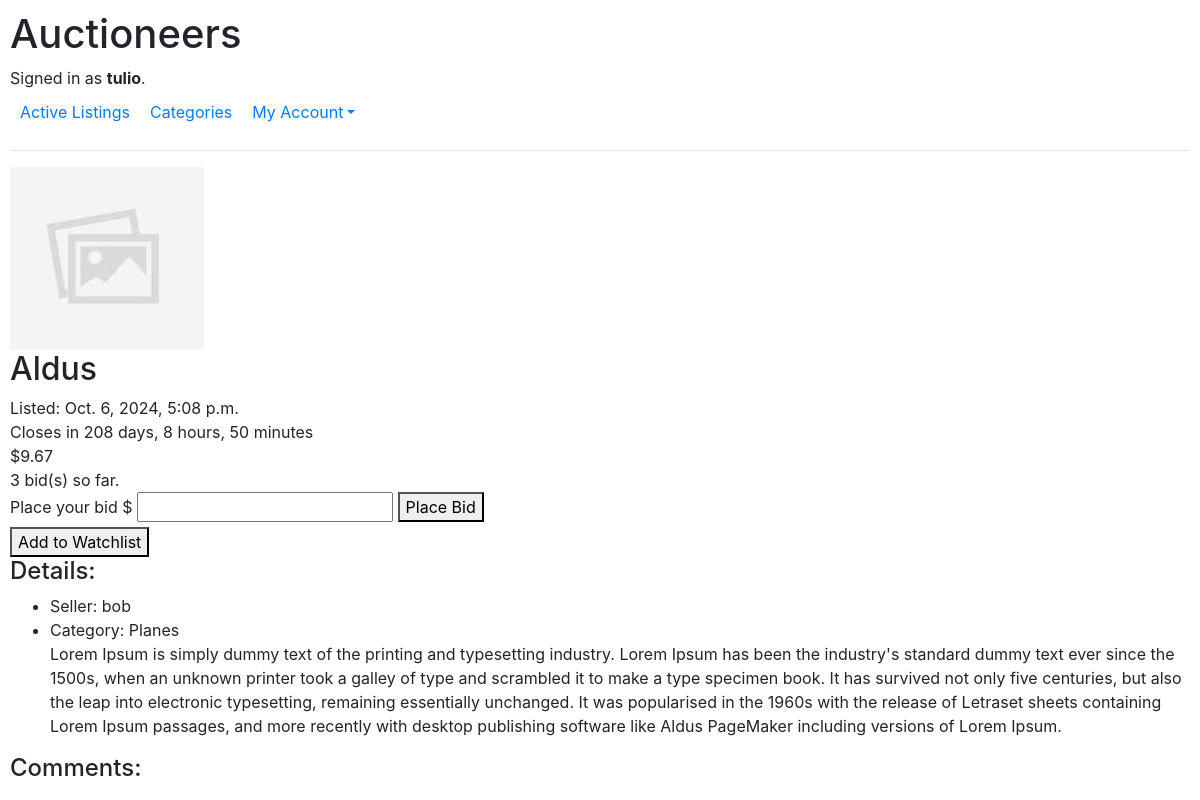
/item/4 (signed in), run on an earlier commit of the app's database.
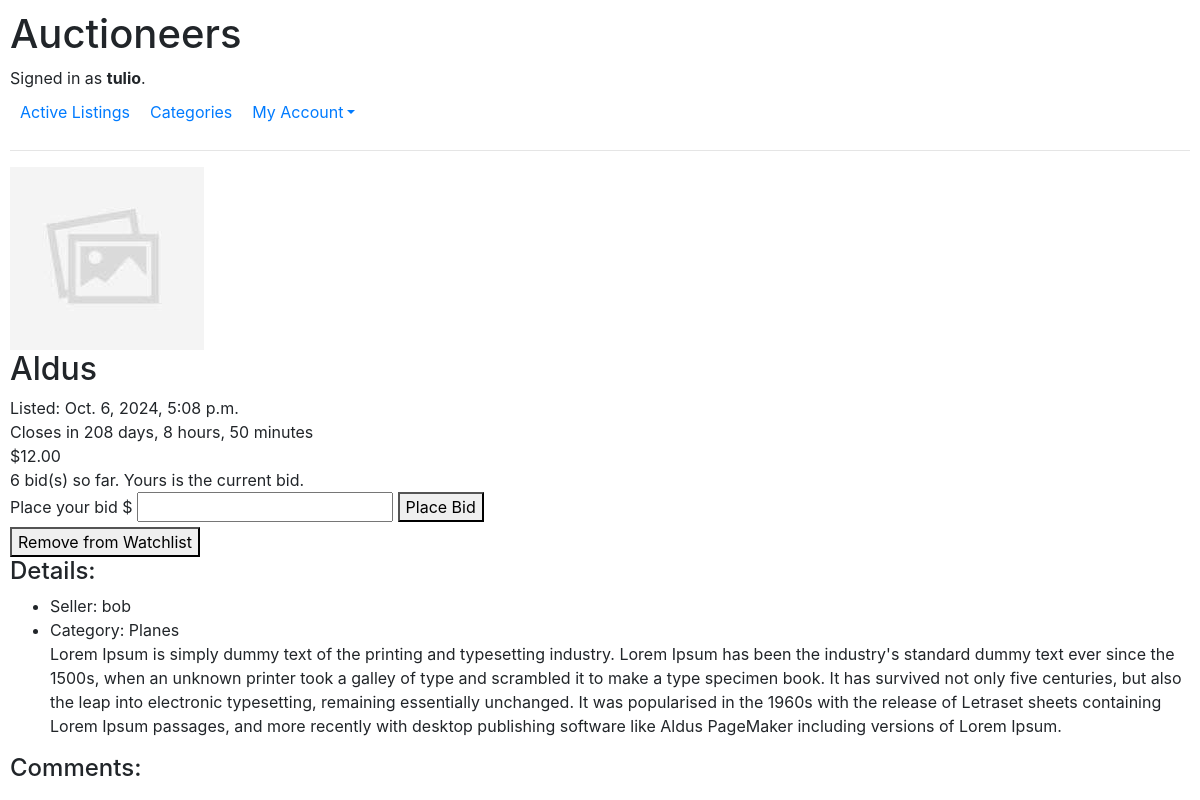
And on a later commit of the database.
### auctions/models.py (models this page shows, shortened)
class Auction_Listing(models.Model):
    category = models.ForeignKey(Category, on_delete=models.PROTECT, related_name="listings")
    title = models.CharField(max_length = 25)
    description = models.TextField()
    image = models.FileField(upload_to="media/", blank=False, default="media/placeholder.jpg")
    quantity = models.IntegerField()
    price = models.DecimalField(max_digits=10, decimal_places=2)
    current_bid = models.ForeignKey("Bid", on_delete=models.PROTECT, related_name="listings", null=True, blank=True)
    seller = models.ForeignKey(User, on_delete=models.CASCADE, related_name="listings")
    timestamp = models.DateTimeField(auto_now_add=True)
    closing_time = models.DateTimeField(blank=False)
    is_open = models.BooleanField(default=True)
    def has_ended(self):
        return not self.is_open or timezone.now() - timedelta(hours = 4) >= self.closing_time

class User(AbstractUser):
    watchlist = models.ManyToManyField("Auction_Listing", related_name="watched_by", blank=True)
    purchases = models.ManyToManyField("Auction_Listing", related_name="purchased_by", blank=True)

class Category(models.Model):
    title = models.CharField(max_length=25)
    def __str__(self):
        return self.title

### auctions/views.py (the view, shortened to what this page needs)
# urls.py: path("item/<int:listing_id>", views.listing_detail, name="listing_detail"),
def listing_detail(request, listing_id):
    listing = get_object_or_404(Auction_Listing, id=listing_id)
    price = listing.price
    seller = listing.seller
    message = ""
    bids = listing.bids.count()
    time_remaining_message, _ = util_functions.get_time_remaining(listing.closing_time)
    if (listing.has_ended() and listing.is_open):
        print("\n\n\n************** CLOSING THE AUCTION ************** \n\n\n\n")
        print(f"listing.hasended = {listing.has_ended}")
        listing.close_auction()
        print("\n\n\n************** AUCTION is now CLOSED ************** \n\n\n\n")
    return render(request, "auctions/listing_detail.html", {
        "listing": listing,
        "price": price,
        "bids": bids,
        "seller":seller,
        "message": message,
        "time_remaining_message": time_remaining_message,
    })

### auctions/util_functions.py (called while the page is built)
def get_time_remaining(closing_time):
    now = timezone.make_aware(datetime.now())
    time_remaining = closing_time - now
    if time_remaining.total_seconds() > 0:
        days = time_remaining.days
        hours = time_remaining.seconds // 3600
        minutes = (time_remaining.seconds % 3600) // 60
        seconds = time_remaining.seconds % 60
        return get_expiration_msg((days, hours, minutes, seconds))
    else:
        return  "Auction Closed", True

def get_expiration_msg(time_remaining):
    days, hours, minutes, seconds = time_remaining
    if days >= 1:
        return f"Closes in {days} days, {hours} hours, {minutes} minutes", False
    elif days == 0 and hours >= 1:
        return f"Closes in {hours} hours, {minutes} minutes", False
    elif minutes >=30:
        return f"Closing in {minutes} minutes, {seconds} seconds.", False
    else:
        return f"Hurry! Auction closing in {minutes} minutes, {seconds} seconds!", False

### auctions/templates/auctions/listing_detail.html (shortened to what this page needs)
{% extends "auctions/layout.html" %}
{% load tz %}
{% block body %}
<div>
    <img src="{{ listing.image.url }}" alt="Listing Image" id="listing_img"
        onclick="window.open('{{ listing.image.url }}', '_blank', 'width=800', 'height=600');" style="cursor: pointer">
</div>
<div>
    <h2>{{ listing.title }}</h2>
</div>
<div>Listed: {{ listing.timestamp }}</div>
{{ time_remaining_message }}
<div>
    <div>
        ${{ listing.price }}
    </div>
    {% if listing.is_open %}
    <div>
        {{ bids }} bid(s) so far.
        {% if listing.current_bid and listing.current_bid.user == user %}
        {% if listing.current_bid.user == user %}
        Yours is the current bid.
        {% endif %}
        {% endif %}
    </div>
    {% else %}
        {% if listing.current_bid.user == user %}
        Congratulations, you've won the auction!
        {% endif %}
    {% endif %}
    </div>
    <div>
        {% if user.is_authenticated and listing.seller.id != user.id and listing.is_open %}
        <form action="{% url 'listing_detail' listing.id %}" method="POST">
            <label for="bid_amount" name="bid_amount">Place your bid $</label>
            <input type="number" id="bid_amount" name="bid_amount" step="0.01" min="0.01" required>
            <button type="submit" name="action" value="bid">Place Bid</button>
        </form>
        <form action="{% url 'listing_detail' listing.id %}" method="POST">
            <button type="submit" name="action" value="toggle_watchlist">
                {% if listing in user.watchlist.all %}
                    Remove from Watchlist
                {% else %}
                    Add to Watchlist
                {% endif %}
            </button>
        </form>
        {% endif %}
    </div>
<h4>Details:</h4>
<ul>
    <li>
        Seller: {{ listing.seller }}
    </li>
    <li>
        Category: {{ listing.category }}
    </li>
    {{ listing.description }}
</ul>
<h4>Comments:</h4>
{% endblock %}

What changed in the data, as far as the page shows it:
changed Auction_Listing "Aldus": price "9.67" → "12.00"
Also different on the page:
{{ bids }}: "3" → "6"
text no longer shown: "Add to Watchlist"
text now shown: "Yours is the current bid. Remove from Watchlist"
